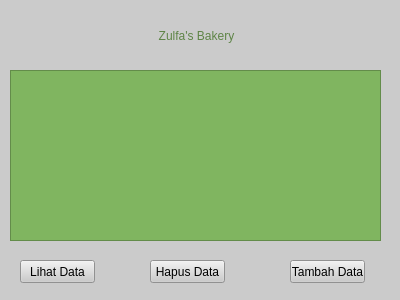
<?xml version="1.0" encoding="UTF-8"?>
<ui version="4.0">
 <class>Form</class>
 <widget class="QWidget" name="Form">
  <property name="geometry">
   <rect>
    <x>0</x>
    <y>0</y>
    <width>400</width>
    <height>300</height>
   </rect>
  </property>
  <property name="windowTitle">
   <string>Form</string>
  </property>
  <property name="styleSheet">
   <string notr="true">background-color: rgb(203, 203, 203);</string>
  </property>
  <widget class="QLabel" name="label">
   <property name="geometry">
    <rect>
     <x>16</x>
     <y>20</y>
     <width>361</width>
     <height>31</height>
    </rect>
   </property>
   <property name="layoutDirection">
    <enum>Qt::LeftToRight</enum>
   </property>
   <property name="styleSheet">
    <string notr="true">font: 87 italic 20pt &quot;Cooper Std Black&quot;;
color: rgb(94, 132, 70);
text-decoration: bold;
</string>
   </property>
   <property name="text">
    <string>Zulfa's Bakery</string>
   </property>
   <property name="alignment">
    <set>Qt::AlignCenter</set>
   </property>
  </widget>
  <widget class="QTableView" name="tableView">
   <property name="geometry">
    <rect>
     <x>10</x>
     <y>70</y>
     <width>371</width>
     <height>171</height>
    </rect>
   </property>
   <property name="styleSheet">
    <string notr="true">background-color: rgb(128, 181, 96);
color: rgb(203, 203, 203);
font: 10pt &quot;Microsoft YaHei&quot;;</string>
   </property>
  </widget>
  <widget class="QPushButton" name="pushButton">
   <property name="geometry">
    <rect>
     <x>20</x>
     <y>260</y>
     <width>75</width>
     <height>23</height>
    </rect>
   </property>
   <property name="text">
    <string>Lihat Data</string>
   </property>
  </widget>
  <widget class="QPushButton" name="pushButton_2">
   <property name="geometry">
    <rect>
     <x>290</x>
     <y>260</y>
     <width>75</width>
     <height>23</height>
    </rect>
   </property>
   <property name="text">
    <string>Tambah Data</string>
   </property>
  </widget>
  <widget class="QPushButton" name="pushButton_3">
   <property name="geometry">
    <rect>
     <x>150</x>
     <y>260</y>
     <width>75</width>
     <height>23</height>
    </rect>
   </property>
   <property name="text">
    <string>Hapus Data</string>
   </property>
  </widget>
 </widget>
 <resources/>
 <connections/>
</ui>
